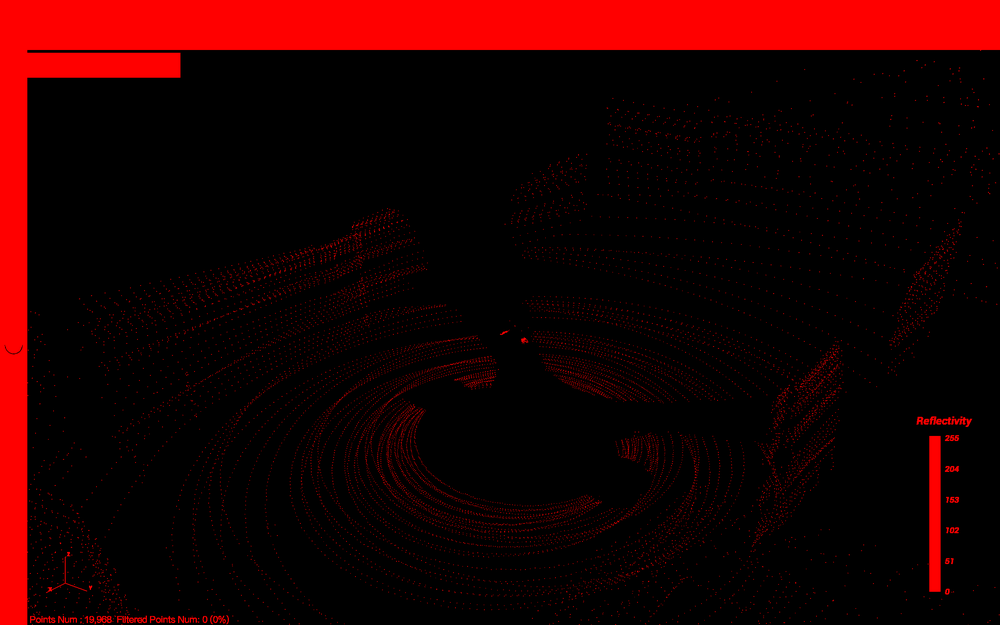
#> input picture LidarSensor/real_lidar_red.png, 1000 x 625 px, shrunk from 2560 x 1600 before the run, found by its file name
$ python conver_img.py
#> lines starting #> are read from the running program, lines starting #| are printed output that depends on the picture; after the words box and inside, x2 and y2 are one past the last pixel; in counts of white or black regions, pixels touching at a corner belong together
from PIL import Image
import numpy as np

# 图像路径
input_path = '/home/zifanw/rl_robot/LidarSensor/real_lidar_red.png'
output_path = '/home/zifanw/rl_robot/LidarSensor/real_lidar_white.png'

# 打开图像
img = Image.open(input_path)
#> img is the input picture: PIL image 1000x625 RGBA; mean R, G, B, A 32.6, 0, 0, 255
img_array = np.array(img)

print(f"图像形状: {img_array.shape}")
#| 图像形状: (625, 1000, 4)

# 处理图像 - 将黑色像素转换为白色
if len(img_array.shape) == 2:  # 灰度图像
    black_pixels = img_array == 0
    img_array[black_pixels] = 255  # 转换为白色
else:  # 彩色图像
    # 检查图像是否为RGBA (4通道)
    if img_array.shape[2] == 4:
        # 仅比较RGB三个通道是否为黑色
        black_pixels = np.all(img_array[:,:,:3] == [0, 0, 0], axis=2)
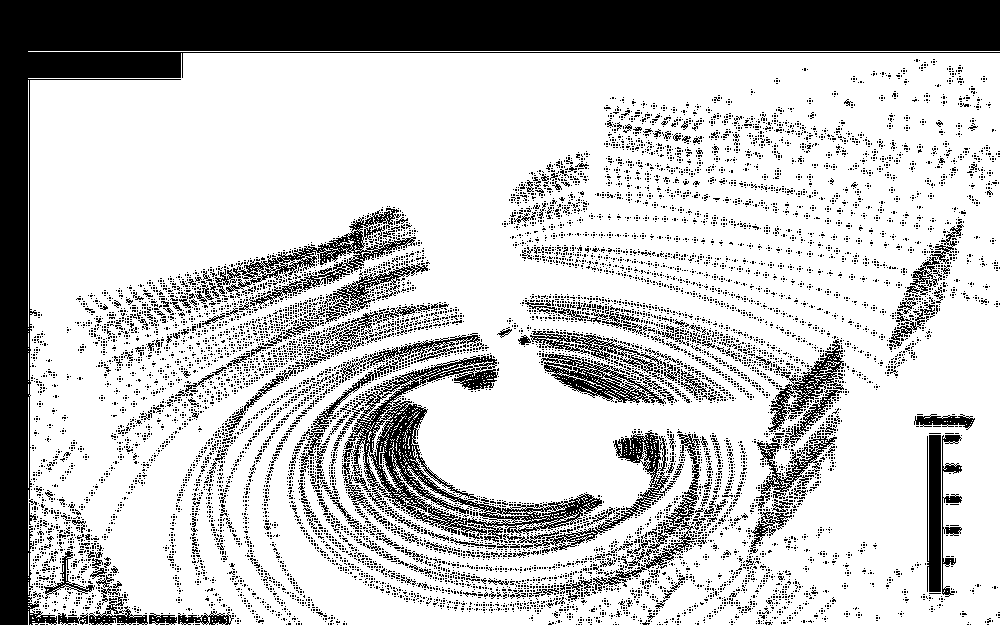
#> black_pixels: shape (625, 1000) bool; 75.6% white; 12084 black regions (11817 under 20 px), largest, box (x1, y1, x2, y2) and area: (0, 0, 1000, 625) 72960, (342, 355, 676, 552) 11932, (215, 208, 416, 309) 3788
        # 创建白色像素，保留原始alpha值
        white_pixels = np.zeros_like(img_array)
        white_pixels[:,:,:3] = 255
        white_pixels[:,:,3] = img_array[:,:,3]  # 保留原始alpha值
#> white_pixels: shape (625, 1000, 4); every value is 255
        # 应用更改
        img_array[black_pixels] = white_pixels[black_pixels]
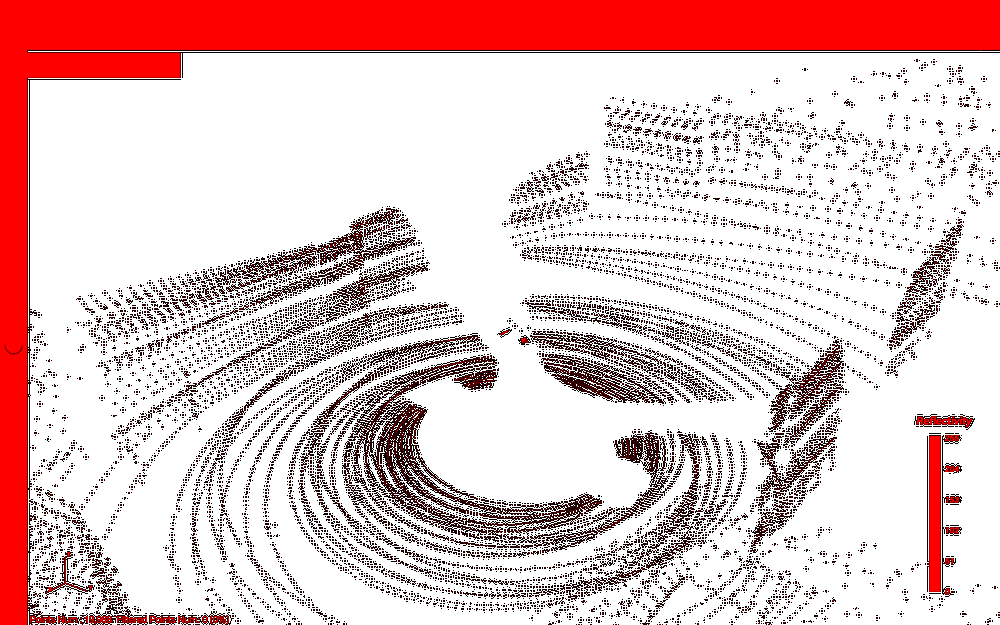
#> img_array: shape (625, 1000, 4); mean R, G, B, A 225.4, 192.8, 192.8, 255
    else:
        # 处理常规RGB图像
        black_pixels = np.all(img_array == [0, 0, 0], axis=2)
        img_array[black_pixels] = [255, 255, 255]  # 转换为白色

# 转换回图像并保存
processed_img = Image.fromarray(img_array)
processed_img.save(output_path)

print(f"图像处理完成，已保存到 {output_path}")

$ run again, with LidarSensor/real_lidar.png copied over LidarSensor/real_lidar_red.png
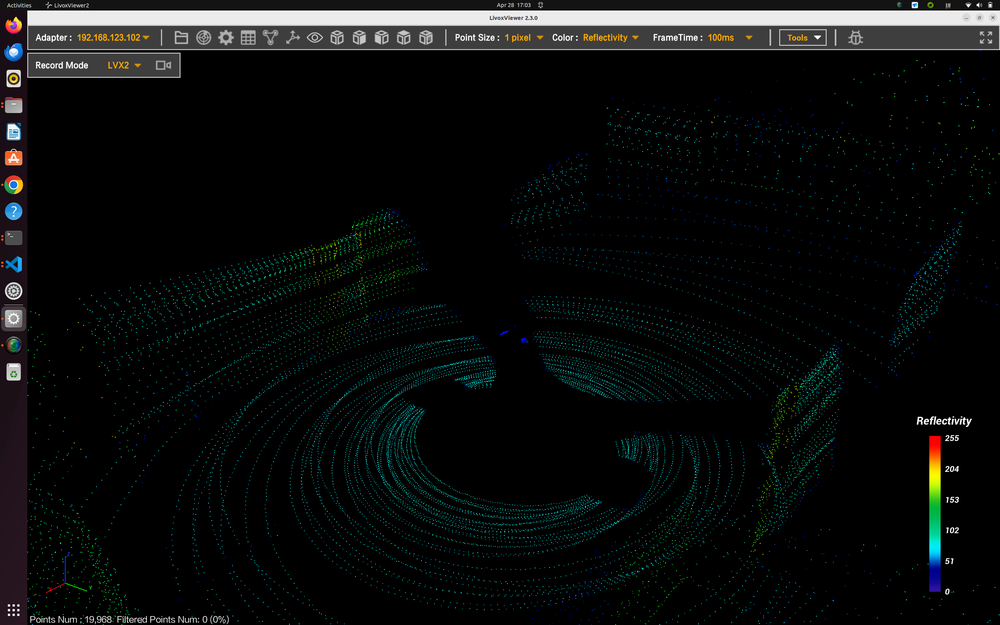
#> input picture LidarSensor/real_lidar.png, 1000 x 625 px, shrunk from 2560 x 1600 before the run, found by its file name
#> img is the input picture: PIL image 1000x625 RGBA; mean R, G, B, A 11.7, 14.2, 13.8, 255
#| 图像形状: (625, 1000, 4)
#> `black_pixels = np.all(img_array[:,:,:3] == [0, 0, 0], axis=2)`:
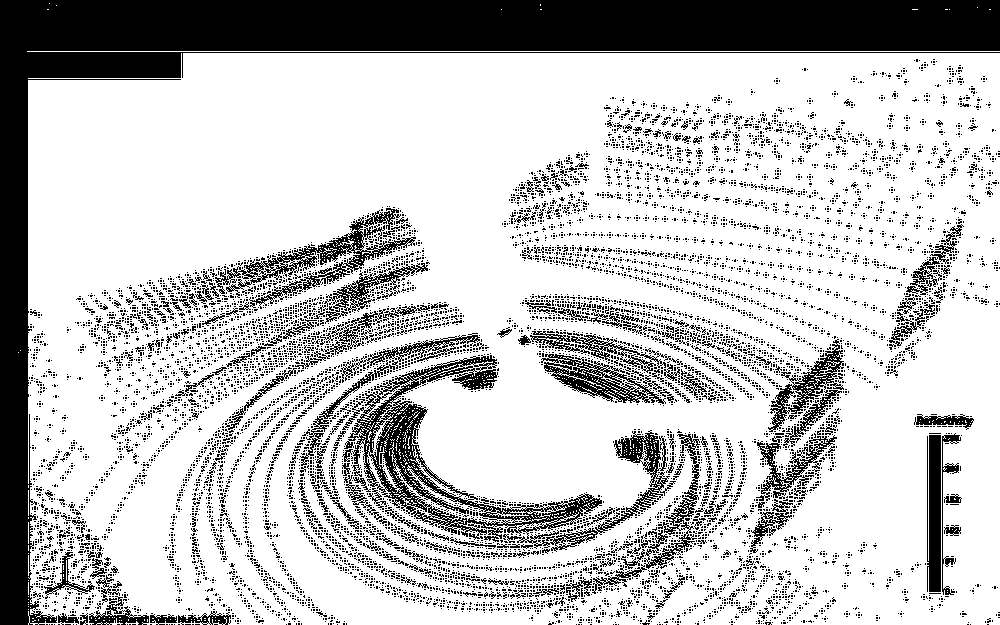
#> black_pixels: shape (625, 1000) bool; 75.6% white; 12064 black regions (11796 under 20 px), largest, box (x1, y1, x2, y2) and area: (0, 0, 1000, 625) 72657, (342, 355, 676, 552) 11956, (215, 208, 416, 309) 3860
#> white_pixels: shape (625, 1000, 4); every value is 255
#> `img_array[black_pixels] = white_pixels[black_pixels]`:
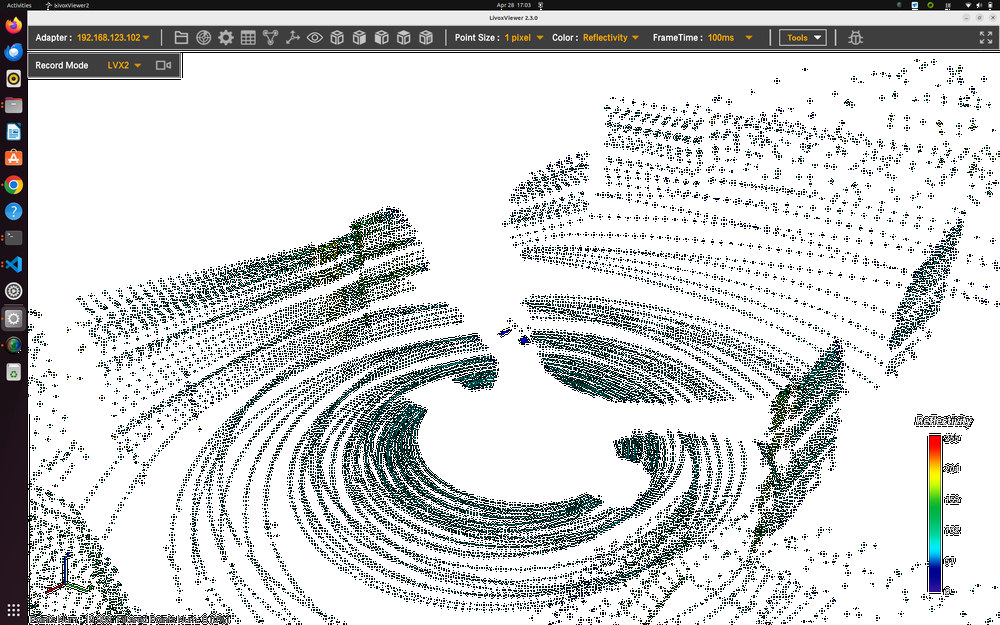
#> img_array: shape (625, 1000, 4); mean R, G, B, A 204.6, 207.1, 206.7, 255
